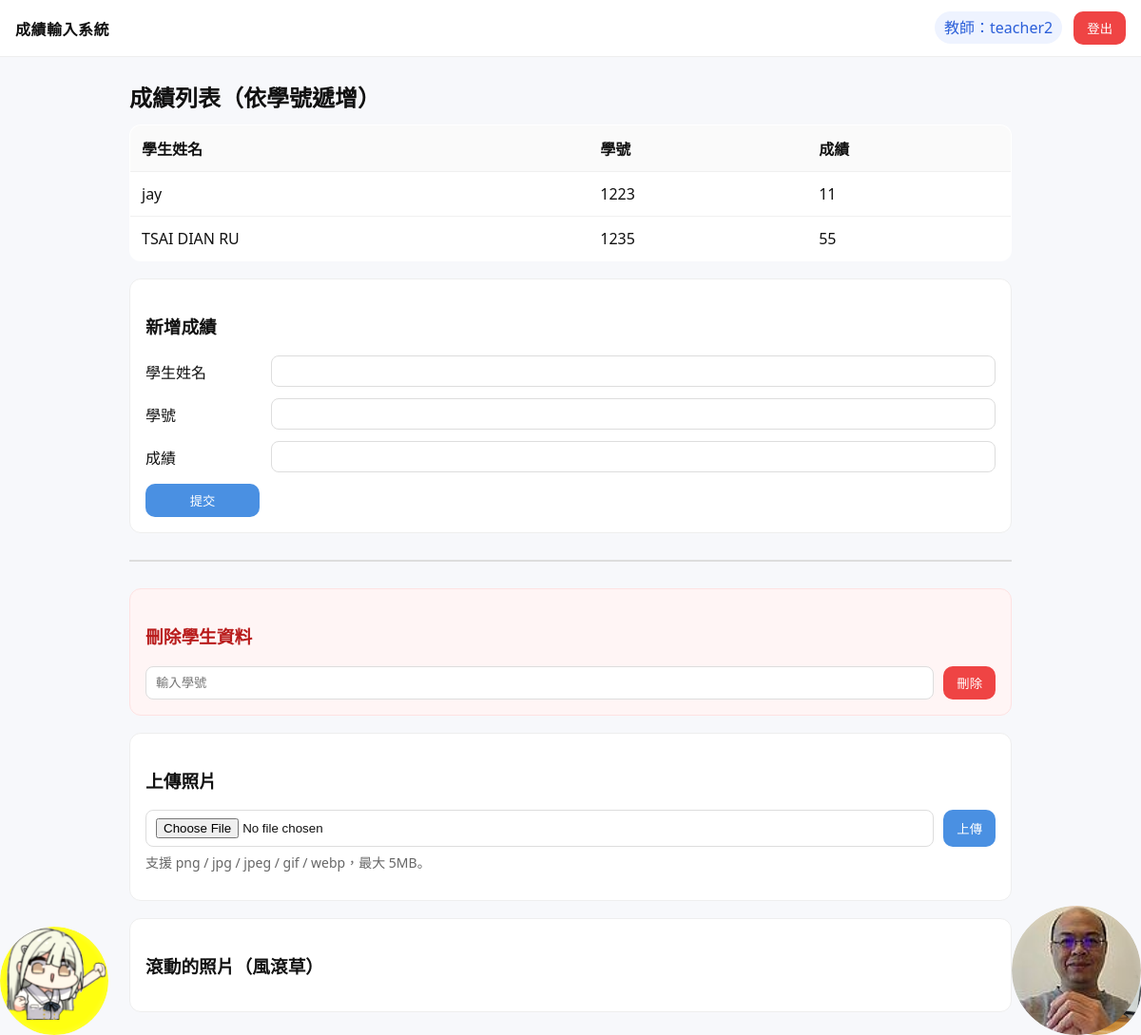
The page /score (signed in) on the database as committed earlier.
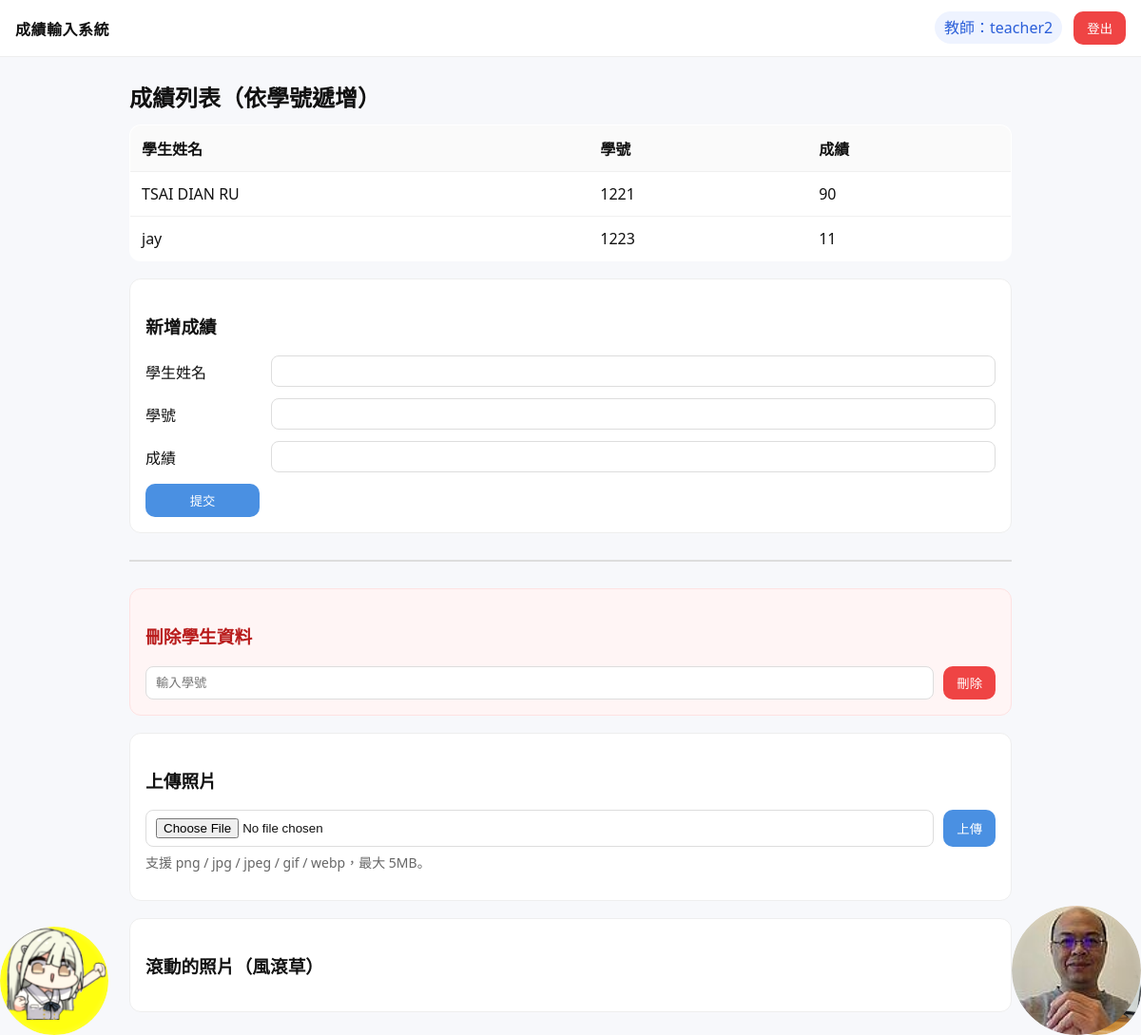
The same page on the database as committed later.
### tables this page shows
CREATE TABLE grades (name NOT NULL, student_id INTEGER UNIQUE NOT NULL, score INTEGER NOT NULL);

### main.py (the view)
@app.get('/score')
def score_page():
    if 'teacher_name' not in session:
        return redirect(url_for('index', error='請先登入'))
    grades = list_grades()
    msg = request.args.get('msg', '')
    try:
        file_names = [f for f in os.listdir(UPLOAD_DIR) if allowed_file(f)]
    except FileNotFoundError:
        file_names = []
    gallery = [url_for('static', filename=f'uploads/{f}') for f in sorted(file_names, key=str.lower)]
    return render_template('score.html',
                           teacher=session['teacher_name'],
                           grades=grades,
                           msg=msg,
                           gallery=gallery)

### main.py (called while the page is built)
def allowed_file(filename: str) -> bool:
    return '.' in filename and filename.rsplit('.', 1)[1].lower() in ALLOWED_EXT

def db_conn():
    return sqlite3.connect(DB_PATH)

def list_grades():
    conn = db_conn(); c = conn.cursor()
    c.execute("SELECT name, student_id, score FROM grades ORDER BY student_id ASC")
    rows = c.fetchall()
    conn.close()
    return rows

### templates/score.html (shortened to what this page needs)
{% extends "layout.html" %}
{% block extra_css %}
<link rel="stylesheet" href="/static/css/score.css">
{% endblock %}
{% block content %}
<h2>成績列表（依學號遞增）</h2>
<table class="grades">
  <thead>
    <tr><th>學生姓名</th><th>學號</th><th>成績</th></tr>
  </thead>
  <tbody>
  {% for name, sid, score in grades %}
    <tr>
      <td>{{ name }}</td>
      <td>{{ sid }}</td>
      <td>{{ score }}</td>
    </tr>
  {% else %}
    <tr><td colspan="3" class="empty">目前沒有資料</td></tr>
  {% endfor %}
  </tbody>
</table>
<section class="panel">
  <h3>新增成績</h3>
  <form action="{{ url_for('grades_add') }}" method="post" class="form-grid">
    <label>學生姓名</label>
    <input name="name" required>
    <label>學號</label>
    <input name="student_id" inputmode="numeric" pattern="\d+" required>
    <label>成績</label>
    <input name="score" inputmode="numeric" pattern="\d+" required>
    <button type="submit" class="btn primary full">提交</button>
  </form>
</section>
<hr class="divider">
<section class="panel danger-panel">
  <h3>刪除學生資料</h3>
  <form action="{{ url_for('grades_delete') }}" method="post" class="form-inline">
    <input name="delete_student_id" placeholder="輸入學號" inputmode="numeric" pattern="\d+" required>
    <button type="submit" class="btn danger">刪除</button>
  </form>
</section>
<section class="panel">
  <h3>上傳照片</h3>
  <form action="{{ url_for('upload_photo') }}" method="post"
        enctype="multipart/form-data" class="form-inline">
    <input type="file" name="photo" accept="image/*" required>
    <button type="submit" class="btn primary">上傳</button>
  </form>
  <p class="hint">支援 png / jpg / jpeg / gif / webp，最大 5MB。</p>
</section>
{% if gallery %}
<section class="panel">
  <h3>滾動的照片（風滾草）</h3>
  <div class="tumble-belt">
    {% for full in gallery %}
      <img
        class="tumble {{ 'rtl' if loop.index is odd }}"
        src="{{ full }}"
        alt="upload {{ loop.index }}"
        style="
          --dur: {{ 16 + (loop.index % 6)*3 }}s;
          --size: {{ 70 + (loop.index % 4)*22 }}px;
          --y: {{ (loop.index % 5)*3 }}px;
        "
      >
    {% endfor %}
  </div>
</section>
{% endif %}
{% endblock %}

### templates/layout.html (shortened to what this page needs)
<!doctype html>
<html lang="zh-Hant">
<head>
  <link rel="stylesheet" href="/static/css/base.css">
  {% block extra_css %}{% endblock %}
</head>
<body>
  <header class="site-header">
    <div class="brand">成績輸入系統</div>
    <div class="right">
      <span class="badge">教師：{{ teacher }}</span>
      <form action="/logout" method="post" style="display:inline;">
        <button class="btn danger" type="submit">登出</button>
      </form>
    </div>
  </header>
  <main class="container">
    {% block content %}{% endblock %}
  </main>
</body>
</html>

### static/css/base.css (style rules this page uses)
* { box-sizing: border-box; }
body { margin: 0; font-family: "Noto Sans TC", system-ui, Arial; background:#f7f8fb; color:#111; }
.container { max-width: 960px; margin: 24px auto; padding: 0 16px; }
.site-header { position: sticky; top:0; z-index: 10; display: flex; justify-content: space-between; align-items: center; background:#fff; border-bottom:1px solid #eee; padding:12px 16px; }
.brand { font-weight: 800; letter-spacing:.5px; }
.badge { background:#eef3ff; color:#2b5fd9; padding:6px 10px; border-radius:999px; margin-right:8px; }
.btn { border:none; padding:8px 14px; border-radius:10px; cursor:pointer; }
.btn.primary { background:#4a90e2; color:#fff; }
.btn.danger { background:#ef4444; color:#fff; }
.btn.full { width: 100%; }

### static/css/score.css (style rules this page uses)
h2 { margin: 10px 0 12px; }
.grades { width: 100%; border-collapse: collapse; background:#fff; border:1px solid #eee; border-radius:12px; overflow:hidden; }
.grades th, .grades td { padding:12px; border-bottom:1px solid #f0f0f0; text-align:left; }
.grades thead th { background:#fafafa; font-weight:700; }
.panel { background:#fff; border:1px solid #eee; border-radius:12px; padding:16px; margin-top:18px; }
.form-grid { display:grid; grid-template-columns: 120px 1fr; gap:12px 12px; align-items:center; }
.form-grid input { padding:8px 10px; border:1px solid #ddd; border-radius:8px; }
.form-inline { display:flex; gap:10px; }
.form-inline input { flex:1; padding:8px 10px; border:1px solid #ddd; border-radius:8px; }
hr.divider { border: none; border-top: 2px solid #ddd; margin: 28px 0; }
.danger-panel { border: 1px solid #fee2e2; background: #fff5f5; }
.danger-panel h3 { color: #b91c1c; }
.hint { color:#666; margin-top:6px; font-size: 14px; }
.tumble { position: absolute; bottom: 0; left: 0; width: var(--size, 96px); height: var(--size, 96px); aspect-ratio: 1/1; border-radius: 50%; object-fit: cover; transform-origin: 50% 60%; will-change: transform, bottom; box-shadow: 0 10px 18px rgba(0,0,0,.18), inset 0 0 0 6px rgba(205,170,110,.12); filter: saturate(1.05) contrast(1.06) sepia(.08); -webkit-mask-image: radial-gradient(circle at 50% 50%, #000 63%, rgba(0,0,0,.9) 70%, rgba(0,0,0,.6) 78%, rgba(0,0,0,.35) 84%, transparent 90%); mask-image: radial-gradient(circle at 50% 50%, #000 63%, rgba(0,0,0,.9) 70%, rgba(0,0,0,.6) 78%, rgba(0,0,0,.35) 84%, transparent 90%); animation: roll var(--dur, 20s) linear infinite, bob 3.2s ease-in-out infinite; }
.tumble.rtl { right: 0; left: auto; animation-name: roll-rtl, bob; }

Rows that differ between the two databases and show on the page:
changed grades "TSAI DIAN RU": student "1235" → "1221"; score "55" → "90"; moves up the list
